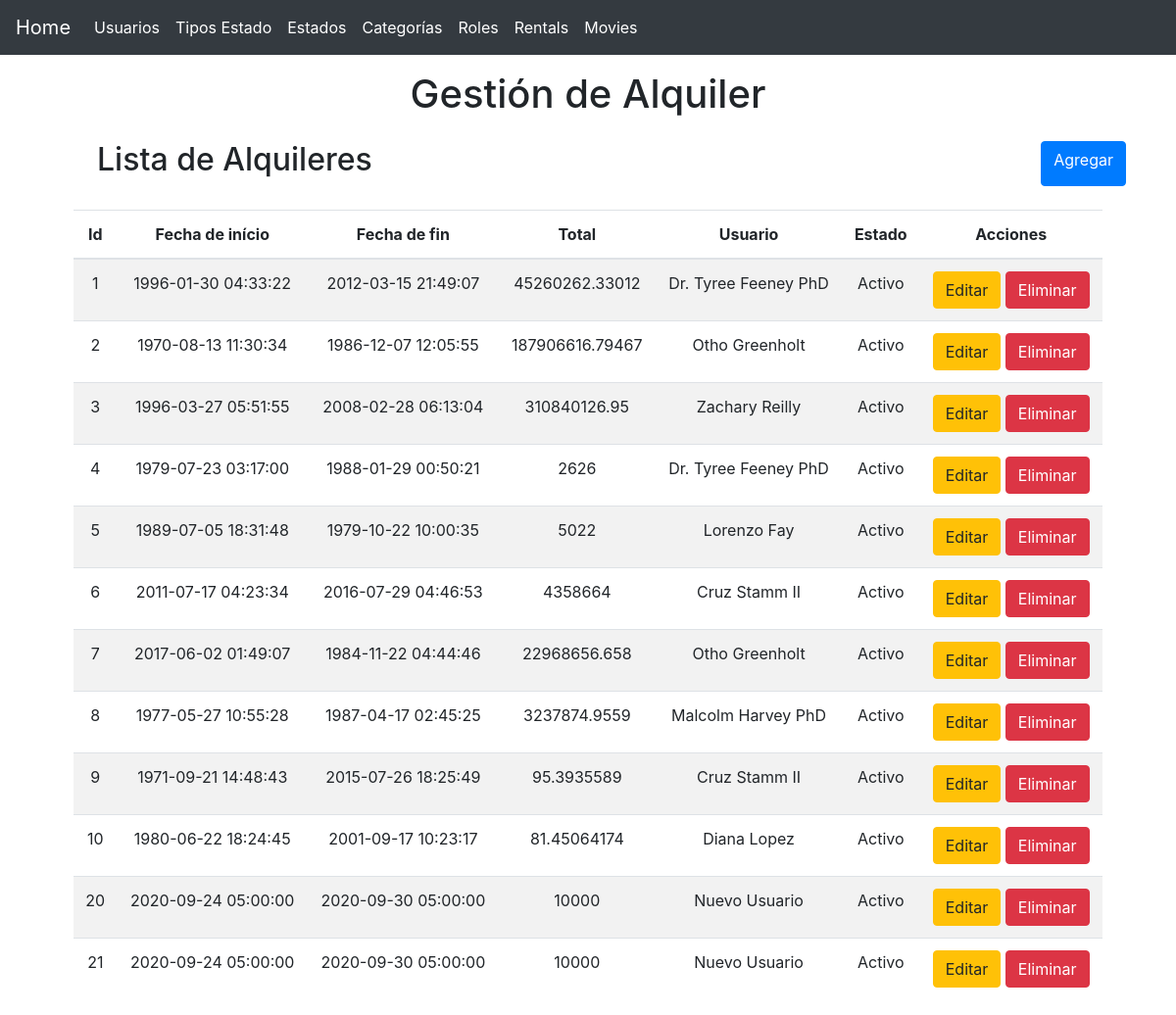
Screenshot of /?controller=rental with the database file from the repository.
### tables this page shows
CREATE TABLE `rentals` (
  `id` int(10) UNSIGNED NOT NULL,
  `start_date` timestamp NOT NULL DEFAULT current_timestamp() ON UPDATE current_timestamp(),
  `end_date` timestamp NULL DEFAULT NULL,
  `total` double DEFAULT NULL,
  `user_id` int(10) UNSIGNED NOT NULL,
  `status_id` int(10) UNSIGNED NOT NULL,
  `created_at` timestamp NULL DEFAULT NULL,
  `updated_at` timestamp NULL DEFAULT NULL
);

CREATE TABLE `users` (
  `id` int(10) UNSIGNED NOT NULL,
  `name` varchar(255) NOT NULL,
  `email` varchar(255) NOT NULL,
  `email_verified_at` timestamp NULL DEFAULT NULL,
  `password` varchar(255) NOT NULL,
  `status_id` int(10) UNSIGNED NOT NULL,
  `role_id` int(10) UNSIGNED NOT NULL,
  `remember_token` varchar(100) DEFAULT NULL,
  `created_at` timestamp NULL DEFAULT NULL,
  `updated_at` timestamp NULL DEFAULT NULL
);

CREATE TABLE `statuses` (
  `id` int(10) UNSIGNED NOT NULL,
  `name` varchar(255) NOT NULL,
  `type_status_id` int(10) UNSIGNED NOT NULL,
  `created_at` timestamp NULL DEFAULT NULL,
  `updated_at` timestamp NULL DEFAULT NULL
);

### controllers/RentalController.php (called while the page is built, shortened)
<?php
require 'models/Rental.php';
class RentalController
{
    private $model;
    public function __construct()
    {
        try{
            $this->model = new Rental;
        }catch(PDOException $e){
            die($e->getMessage());
        }
    }
    public function index(){
        require 'views/layout.php';
        $rentals=$this->model->getAll();
        require 'views/rental/list.php';
    }
}
?>

### models/Rental.php (called while the page is built, shortened)
<?php
class Rental
{
    private $pdo;
    public function __construct()
    {
        try {
            $this->pdo = new Database;
        } catch (PDOException $e) {
            die($e->getMessage());
        }
    }
    public function getAll()
    {
        try {
            $strSql = 'SELECT m.*, u.name as user, s.name as status FROM rentals m INNER JOIN users u INNER JOIN statuses s ON s.id=m.status_id AND u.id=m.user_id';
            $query = $this->pdo->select($strSql);
            return $query;
        } catch (PDOException $e) {
            die($e->getMessage());
        }
    }
}

### providers/Database.php (called while the page is built, shortened)
<?php
class Database extends PDO
{
    public function select($strSql, $arrayData = array(), $fetchMode = PDO::FETCH_OBJ)
    {
    	$query = $this->prepare($strSql);
    	if( !$query->execute() ) {
    		echo "Error, la consulta no se realizó";
    	} else {
    		return $query->fetchAll($fetchMode);
    	}
    }
}

### views/rental/list.php (the view, shortened to what this page needs)
<main class="container">
	<section class="col-md-12 text-center">
		<div class="mt-3">
			<h1>Gestión de Alquiler</h1>
		</div>
		<div class="col-md-12 m-4 d-flex justify-content-between">
			<h2>Lista de Alquileres</h2>
			<a href="?controller=rental&method=new" class="btn btn-primary">Agregar</a>
		</div>
		<section class="col-md-12 flex-nowrap table-responsive">
			<table class="table table-striped table-hover">
				<thead>
					<tr>
						<th>Id</th>
						<th>Fecha de início</th>
						<th>Fecha de fin</th>
						<th>Total</th>
						<th>Usuario</th>
						<th>Estado</th>
						<th>Acciones</th>
					</tr>
				</thead>
				<tbody>
					<?php foreach($rentals as $rental): ?>
						<tr>
							<td><?php echo $rental->id ?></td>
							<td><?php echo $rental->start_date ?></td>
							<td><?php echo $rental->end_date ?></td>
							<td><?php echo $rental->total ?></td>
							<td><?php echo $rental->user ?></td>
							<td><?php echo $rental->status ?></td>
							<td>
								<a href="?controller=rental&method=edit&id=<?php echo $rental->id?>" class="btn btn-warning" title="Editar Usuario">Editar</a>
								<a href="?controller=rental&method=delete&id=<?php echo $rental->id?>" class="btn btn-danger" title="Eliminar Usuario">Eliminar</a>
							</td>
						</tr>
					<?php endforeach ?>
				</tbody>
			</table>
		</section>
	</section>
</main>

### rows the page displays
rentals: id "1", start_date "1996-01-30 04:33:22", end_date "2012-03-15 21:49:07", total "45260262.33012", user.name "Dr. Tyree Feeney PhD", status.name "Activo"
rentals: id "2", start_date "1970-08-13 11:30:34", end_date "1986-12-07 12:05:55", total "187906616.79467", user.name "Otho Greenholt", status.name "Activo"
rentals: id "3", start_date "1996-03-27 05:51:55", end_date "2008-02-28 06:13:04", total "310840126.95", user.name "Zachary Reilly", status.name "Activo"
rentals: id "4", start_date "1979-07-23 03:17:00", end_date "1988-01-29 00:50:21", total "2626", user.name "Dr. Tyree Feeney PhD", status.name "Activo"
rentals: id "5", start_date "1989-07-05 18:31:48", end_date "1979-10-22 10:00:35", total "5022", user.name "Lorenzo Fay", status.name "Activo"
rentals: id "6", start_date "2011-07-17 04:23:34", end_date "2016-07-29 04:46:53", total "4358664", user.name "Cruz Stamm II", status.name "Activo"
rentals: id "7", start_date "2017-06-02 01:49:07", end_date "1984-11-22 04:44:46", total "22968656.658", user.name "Otho Greenholt", status.name "Activo"
rentals: id "8", start_date "1977-05-27 10:55:28", end_date "1987-04-17 02:45:25", total "3237874.9559", user.name "Malcolm Harvey PhD", status.name "Activo"
rentals: id "9", start_date "1971-09-21 14:48:43", end_date "2015-07-26 18:25:49", total "95.3935589", user.name "Cruz Stamm II", status.name "Activo"
rentals: id "10", start_date "1980-06-22 18:24:45", end_date "2001-09-17 10:23:17", total "81.45064174", user.name "Diana Lopez", status.name "Activo"
rentals: id "20", start_date "2020-09-24 05:00:00", end_date "2020-09-30 05:00:00", total "10000", user.name "Nuevo Usuario", status.name "Activo"
rentals: id "21", start_date "2020-09-24 05:00:00", end_date "2020-09-30 05:00:00", total "10000", user.name "Nuevo Usuario", status.name "Activo"
